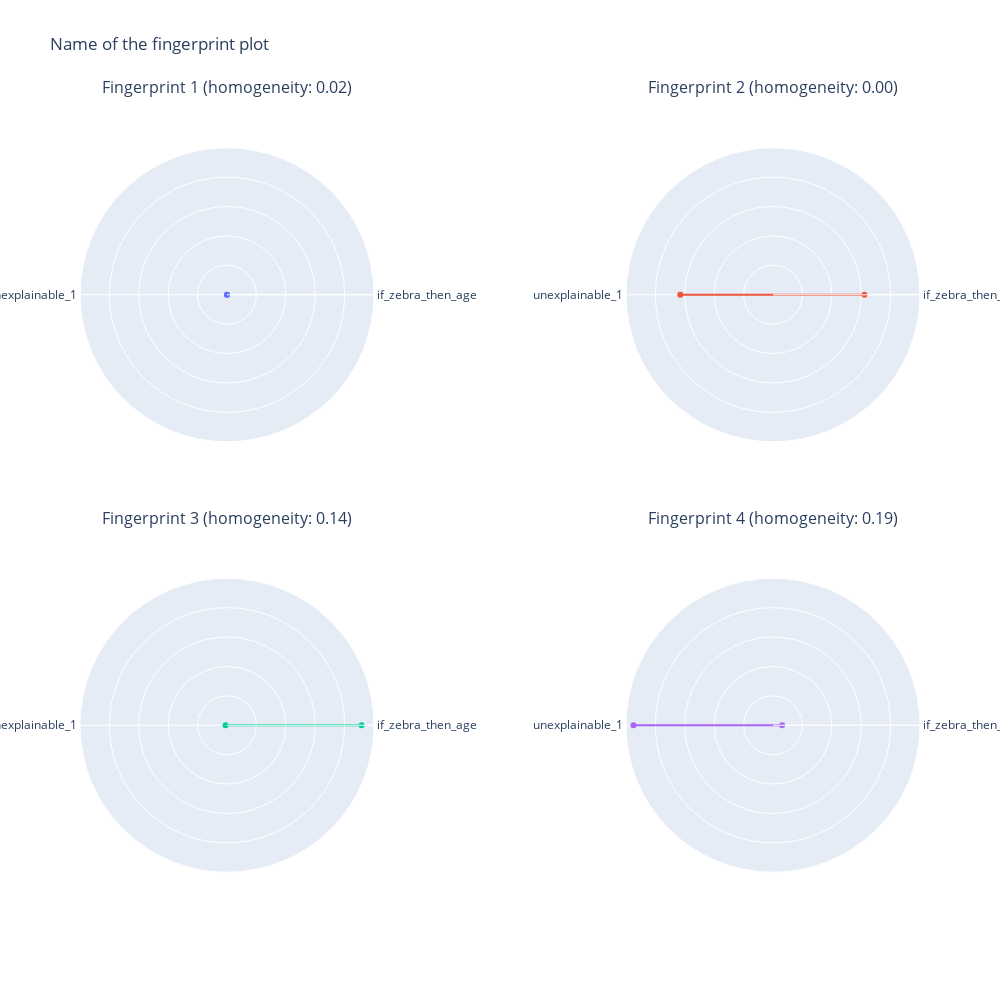

Notebook code for this chart:
### Code cell
observable_patterns_result['spider_plots']

### Figure 1 — Plotly figure (JSON) as saved in the notebook; plotly's stock layout.template omitted (floating-point values rounded to 4 significant figures)
{"data": [{"fill": "toself", "r": [0, 0], "subplot": "polar", "theta": ["if_zebra_then_age", "unexplainable_1"], "type": "scatterpolar"}, {"fill": "toself", "r": [0.6226, 0.631], "subplot": "polar2", "theta": ["if_zebra_then_age", "unexplainable_1"], "type": "scatterpolar"}, {"fill": "toself", "r": [0.9155, 0.009771], "subplot": "polar3", "theta": ["if_zebra_then_age", "unexplainable_1"], "type": "scatterpolar"}, {"fill": "toself", "r": [0.06191, 0.9493], "subplot": "polar4", "theta": ["if_zebra_then_age", "unexplainable_1"], "type": "scatterpolar"}], "layout": {"annotations": [{"font": {"size": 16}, "showarrow": false, "text": "Fingerprint 1 (homogeneity: 0.02)", "x": 0.175, "xanchor": "center", "xref": "paper", "y": 1, "yanchor": "bottom", "yref": "paper"}, {"font": {"size": 16}, "showarrow": false, "text": "Fingerprint 2 (homogeneity: 0.00)", "x": 0.825, "xanchor": "center", "xref": "paper", "y": 1, "yanchor": "bottom", "yref": "paper"}, {"font": {"size": 16}, "showarrow": false, "text": "Fingerprint 3 (homogeneity: 0.14)", "x": 0.175, "xanchor": "center", "xref": "paper", "y": 0.475, "yanchor": "bottom", "yref": "paper"}, {"font": {"size": 16}, "showarrow": false, "text": "Fingerprint 4 (homogeneity: 0.19)", "x": 0.825, "xanchor": "center", "xref": "paper", "y": 0.475, "yanchor": "bottom", "yref": "paper"}], "height": 1000, "paper_bgcolor": "rgba(0, 0, 0, 0)", "plot_bgcolor": "rgba(0, 0, 0, 0)", "polar": {"domain": {"x": [0, 0.35], "y": [0.525, 1]}, "radialaxis": {"range": [0, 1], "showticklabels": false, "visible": true}}, "polar2": {"domain": {"x": [0.65, 1.0], "y": [0.525, 1]}, "radialaxis": {"range": [0, 1], "showticklabels": false, "visible": true}}, "polar3": {"domain": {"x": [0, 0.35], "y": [0, 0.475]}, "radialaxis": {"range": [0, 1], "showticklabels": false, "visible": true}}, "polar4": {"domain": {"x": [0.65, 1.0], "y": [0, 0.475]}, "radialaxis": {"range": [0, 1], "showticklabels": false, "visible": true}}, "showlegend": false, "title": {"text": "Name of the fingerprint plot"}, "width": 1000}}
